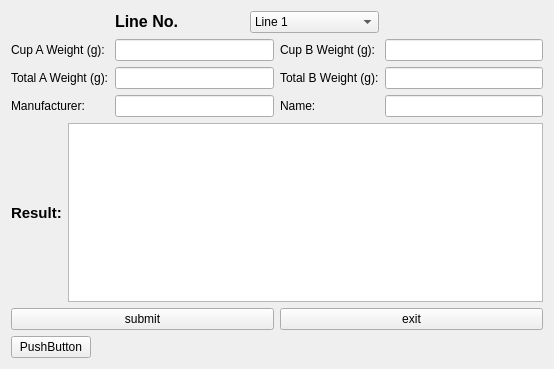
<?xml version="1.0" encoding="UTF-8"?>
<ui version="4.0">
 <class>WeightRatioCalculator</class>
 <widget class="QWidget" name="WeightRatioCalculator">
  <property name="geometry">
   <rect>
    <x>0</x>
    <y>0</y>
    <width>554</width>
    <height>369</height>
   </rect>
  </property>
  <property name="font">
   <font>
    <weight>50</weight>
    <bold>false</bold>
   </font>
  </property>
  <property name="windowTitle">
   <string>Form</string>
  </property>
  <layout class="QGridLayout" name="gridLayout_3">
   <item row="0" column="0">
    <layout class="QGridLayout" name="gridLayout">
     <item row="0" column="1" colspan="2">
      <layout class="QHBoxLayout" name="horizontalLayout">
       <item>
        <widget class="QLabel" name="label">
         <property name="text">
          <string>&lt;html&gt;&lt;head/&gt;&lt;body&gt;&lt;p&gt;&lt;span style=&quot; font-size:12pt; font-weight:600;&quot;&gt;Line No.&lt;/span&gt;&lt;/p&gt;&lt;/body&gt;&lt;/html&gt;</string>
         </property>
        </widget>
       </item>
       <item>
        <widget class="QComboBox" name="comboBox">
         <item>
          <property name="text">
           <string>Line 1</string>
          </property>
         </item>
         <item>
          <property name="text">
           <string>Line 2</string>
          </property>
         </item>
        </widget>
       </item>
      </layout>
     </item>
     <item row="3" column="2">
      <widget class="QLabel" name="INSP">
       <property name="text">
        <string>Name:</string>
       </property>
      </widget>
     </item>
     <item row="2" column="0">
      <widget class="QLabel" name="TotalAW">
       <property name="text">
        <string>Total A Weight (g):</string>
       </property>
      </widget>
     </item>
     <item row="2" column="2">
      <widget class="QLabel" name="TotalBW">
       <property name="text">
        <string>Total B Weight (g):</string>
       </property>
      </widget>
     </item>
     <item row="1" column="1">
      <widget class="QLineEdit" name="CAV">
       <property name="sizePolicy">
        <sizepolicy hsizetype="Expanding" vsizetype="Expanding">
         <horstretch>0</horstretch>
         <verstretch>0</verstretch>
        </sizepolicy>
       </property>
      </widget>
     </item>
     <item row="3" column="0">
      <widget class="QLabel" name="MF">
       <property name="text">
        <string>Manufacturer:</string>
       </property>
      </widget>
     </item>
     <item row="1" column="0">
      <widget class="QLabel" name="CupAW">
       <property name="text">
        <string>Cup A Weight (g): </string>
       </property>
      </widget>
     </item>
     <item row="3" column="3">
      <widget class="QLineEdit" name="INSPV">
       <property name="sizePolicy">
        <sizepolicy hsizetype="Expanding" vsizetype="Expanding">
         <horstretch>0</horstretch>
         <verstretch>0</verstretch>
        </sizepolicy>
       </property>
      </widget>
     </item>
     <item row="3" column="1">
      <widget class="QLineEdit" name="MFV">
       <property name="sizePolicy">
        <sizepolicy hsizetype="Expanding" vsizetype="Expanding">
         <horstretch>0</horstretch>
         <verstretch>0</verstretch>
        </sizepolicy>
       </property>
      </widget>
     </item>
     <item row="2" column="1">
      <widget class="QLineEdit" name="TAV">
       <property name="sizePolicy">
        <sizepolicy hsizetype="Expanding" vsizetype="Expanding">
         <horstretch>0</horstretch>
         <verstretch>0</verstretch>
        </sizepolicy>
       </property>
      </widget>
     </item>
     <item row="1" column="2">
      <widget class="QLabel" name="CupBW">
       <property name="text">
        <string>Cup B Weight (g):</string>
       </property>
      </widget>
     </item>
     <item row="1" column="3">
      <widget class="QLineEdit" name="CBV">
       <property name="sizePolicy">
        <sizepolicy hsizetype="Expanding" vsizetype="Expanding">
         <horstretch>0</horstretch>
         <verstretch>0</verstretch>
        </sizepolicy>
       </property>
      </widget>
     </item>
     <item row="2" column="3">
      <widget class="QLineEdit" name="TBV">
       <property name="sizePolicy">
        <sizepolicy hsizetype="Expanding" vsizetype="Expanding">
         <horstretch>0</horstretch>
         <verstretch>0</verstretch>
        </sizepolicy>
       </property>
      </widget>
     </item>
    </layout>
   </item>
   <item row="1" column="0">
    <layout class="QHBoxLayout" name="horizontalLayout_2">
     <item>
      <widget class="QLabel" name="ResultLabel">
       <property name="font">
        <font>
         <pointsize>11</pointsize>
         <weight>75</weight>
         <bold>true</bold>
        </font>
       </property>
       <property name="text">
        <string>Result:</string>
       </property>
      </widget>
     </item>
     <item>
      <widget class="QTextBrowser" name="RV">
       <property name="html">
        <string>&lt;!DOCTYPE HTML PUBLIC &quot;-//W3C//DTD HTML 4.0//EN&quot; &quot;http://www.w3.org/TR/REC-html40/strict.dtd&quot;&gt;
&lt;html&gt;&lt;head&gt;&lt;meta name=&quot;qrichtext&quot; content=&quot;1&quot; /&gt;&lt;style type=&quot;text/css&quot;&gt;
p, li { white-space: pre-wrap; }
&lt;/style&gt;&lt;/head&gt;&lt;body style=&quot; font-family:'MS Shell Dlg 2'; font-size:8.25pt; font-weight:400; font-style:normal;&quot;&gt;
&lt;p style=&quot;-qt-paragraph-type:empty; margin-top:0px; margin-bottom:0px; margin-left:0px; margin-right:0px; -qt-block-indent:0; text-indent:0px;&quot;&gt;&lt;br /&gt;&lt;/p&gt;&lt;/body&gt;&lt;/html&gt;</string>
       </property>
      </widget>
     </item>
    </layout>
   </item>
   <item row="2" column="0">
    <layout class="QGridLayout" name="gridLayout_2">
     <item row="0" column="1">
      <widget class="QPushButton" name="Exit">
       <property name="sizePolicy">
        <sizepolicy hsizetype="Preferred" vsizetype="Fixed">
         <horstretch>0</horstretch>
         <verstretch>0</verstretch>
        </sizepolicy>
       </property>
       <property name="text">
        <string>exit</string>
       </property>
      </widget>
     </item>
     <item row="0" column="0">
      <widget class="QPushButton" name="Submit">
       <property name="sizePolicy">
        <sizepolicy hsizetype="Preferred" vsizetype="Fixed">
         <horstretch>0</horstretch>
         <verstretch>0</verstretch>
        </sizepolicy>
       </property>
       <property name="text">
        <string>submit</string>
       </property>
      </widget>
     </item>
    </layout>
   </item>
   <item row="3" column="0">
    <widget class="QPushButton" name="change">
     <property name="sizePolicy">
      <sizepolicy hsizetype="Fixed" vsizetype="Fixed">
       <horstretch>0</horstretch>
       <verstretch>0</verstretch>
      </sizepolicy>
     </property>
     <property name="text">
      <string>PushButton</string>
     </property>
    </widget>
   </item>
  </layout>
 </widget>
 <resources/>
 <connections/>
</ui>
